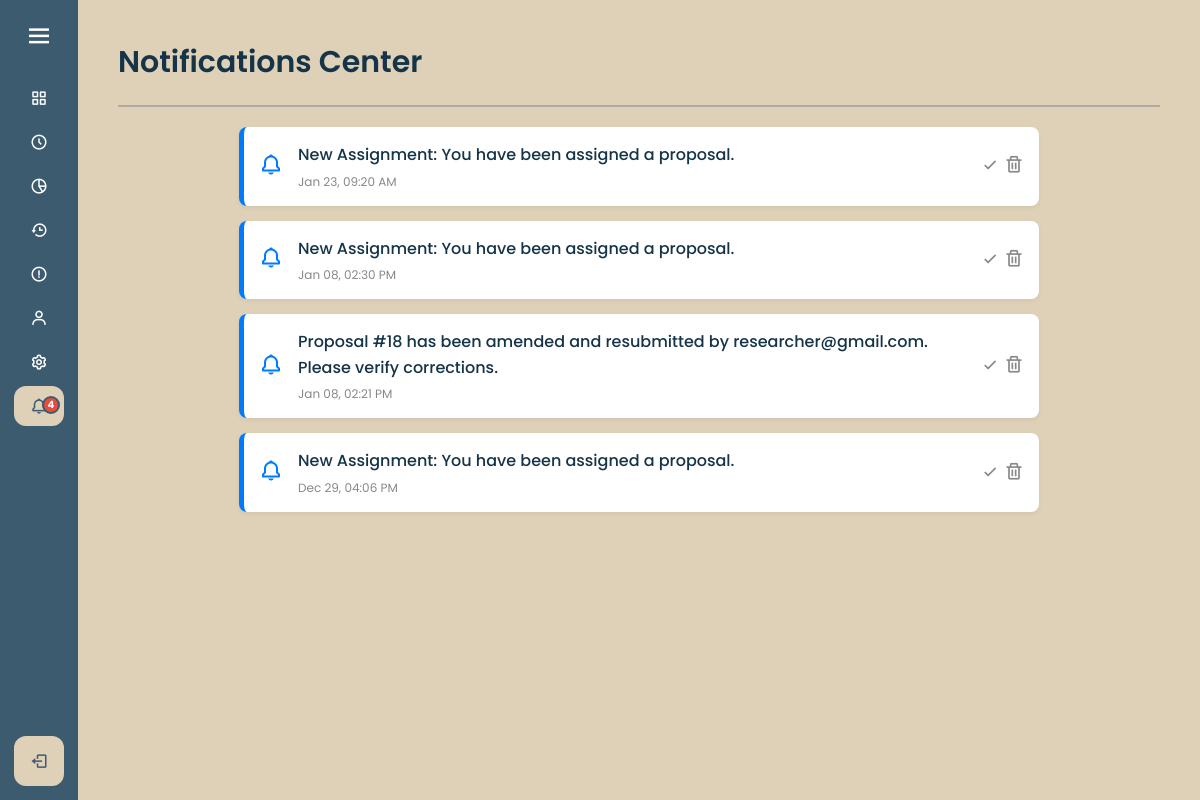
Screenshot of /notifications.php (signed in) with the database file from the repository.
### tables this page shows
CREATE TABLE `notifications` (
  `id` int(11) NOT NULL,
  `user_email` varchar(255) NOT NULL,
  `message` text NOT NULL,
  `is_read` tinyint(1) DEFAULT 0,
  `created_at` timestamp NOT NULL DEFAULT current_timestamp(),
  `type` enum('info','alert','success','warning') DEFAULT 'info'
);

### notifications.php (the view, shortened to what this page needs)
<?php
require 'config.php';
$email = $_SESSION['email'];
$stmt = $conn->prepare("SELECT * FROM notifications WHERE user_email = ? ORDER BY created_at DESC");
$stmt->bind_param("s", $email);
$stmt->execute();
$result = $stmt->get_result();
?>
<!DOCTYPE html>
<html lang="en">
<head>
    <link rel="stylesheet" href="styling/style.css">
    <link href="https://unpkg.com/boxicons@2.1.4/css/boxicons.min.css" rel="stylesheet">
</head>
<body>
    <?php include 'sidebar.php'; ?>
    <section class="home-section">
        <div class="welcome-text">Notifications Center</div>
        <hr style="border: 1px solid #3C5B6F; opacity: 0.3; margin: 20px 0;">
        <div class="notif-container">
            <?php if ($result->num_rows > 0): ?>
                <?php while ($row = $result->fetch_assoc()): ?>
                    <?php
                        $is_appeal = stripos($row['message'], 'appeal') !== false;
                        $card_class = $is_appeal ? 'appeal' : '';
                        $icon = $is_appeal ? 'bx-error-circle' : 'bx-bell';
                    ?>
                    <div class="notif-card <?= $card_class ?>">
                        <div class="notif-icon">
                            <i class='bx <?= $icon ?>'></i>
                        </div>
                        <div class="notif-content">
                            <p class="notif-msg"><?= htmlspecialchars($row['message']) ?></p>
                            <span class="notif-time">
                                <?= date('M d, h:i A', strtotime($row['created_at'])) ?>
                            </span>
                        </div>
                        <div class="notif-actions">
                            <form method="POST">
                                <?php if ($row['is_read'] == 0): ?>
                                    <button type="submit" name="mark_read" class="btn-icon" title="Mark as Read">
                                        <i class='bx bx-check'></i>
                                    </button>
                                <?php endif; ?>
                                <button type="submit" name="delete_notif" class="btn-icon delete" title="Delete">
                                    <i class='bx bx-trash'></i>
                                </button>
                            </form>
                        </div>
                    </div>
                <?php endwhile; ?>
            <?php endif; ?>
        </div>
    </section>
</body>
</html>

### styling/style.css (style rules this page uses)
* { margin: 0; padding: 0; box-sizing: border-box; font-family: "Poppins", sans-serif; }
body { background-color: #DFD0B8; }
.home-section { position: relative; background-color: #DFD0B8; min-height: 100vh; top: 0; left: 78px; width: calc(100% - 78px); transition: all 0.5s ease; z-index: 1; padding: 40px; color: #153448; }
.home-section .welcome-text { color: #153448; font-size: 30px; font-weight: 600; margin-bottom: 10px; display: flex; align-items: center; gap: 10px; }
.home-section p, .home-section li, .home-section td, .home-section label { color: #153448; font-size: 16px; line-height: 1.6; }
.notif-container { max-width: 800px; margin: 0 auto; }
.notif-card { display: flex; background: #fff; border-radius: 8px; padding: 15px; margin-bottom: 15px; border-left: 5px solid #007bff; box-shadow: 0 2px 5px rgba(0,0,0,0.05); align-items: center; transition: transform 0.2s; }
.notif-icon { font-size: 24px; margin-right: 15px; color: #007bff; }
.notif-content { flex: 1; }
.notif-msg { margin: 0; font-size: 15px; color: #333; font-weight: 500; }
.notif-time { font-size: 12px; color: #888; display: block; margin-top: 5px; }
.notif-actions { display: flex; gap: 10px; }
.btn-icon { background: none; border: none; cursor: pointer; font-size: 20px; color: #888; transition: 0.3s; }

### rows the page displays
notifications: message "New Assignment: You have been assigned a proposal.", created_at "Jan 23, 09:20 AM", is_read 0 (drawn)
notifications: message "New Assignment: You have been assigned a proposal.", created_at "Jan 08, 02:30 PM", is_read 0 (drawn)
notifications: message "Proposal #18 has been amended and resubmitted by researcher@gmail.com. Please verify corrections.", created_at "Jan 08, 02:21 PM", is_read 0 (drawn)
notifications: message "New Assignment: You have been assigned a proposal.", created_at "Dec 29, 04:06 PM", is_read 0 (drawn)

### other values shown
$unread_count "4"
